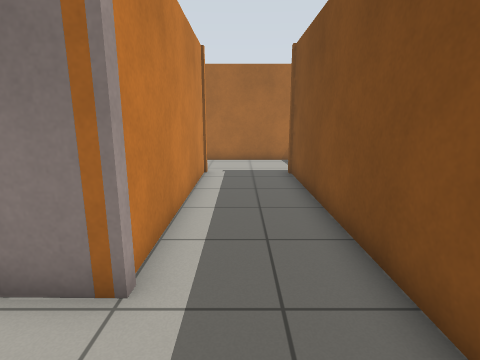
View 1 (above)

13 first-person views from a walk through a robot-simulator world made for Gazebo. The camera is 1.1 m above the floor, tilts 12° down and sees 80° across. The floor is counted in squares, 0.5 m on a side. Each view is taken from the middle of a square. On the plan, view 1 faces up. The plan holds only what a view shows up to about 17 squares ahead; the rest is blank.

View 2
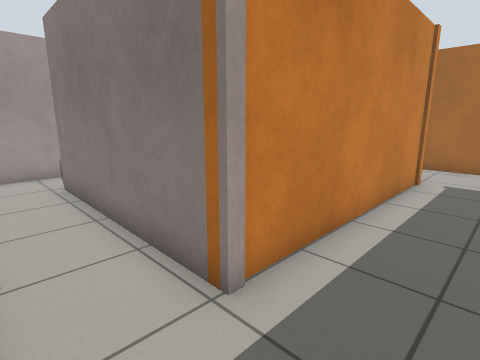

View 3
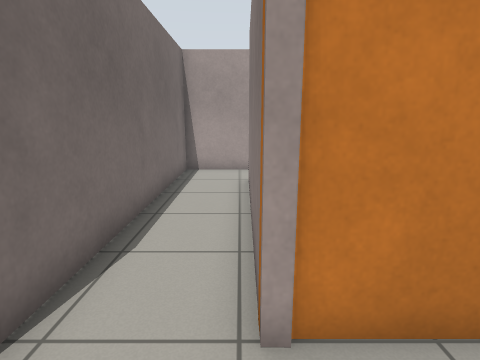

View 4
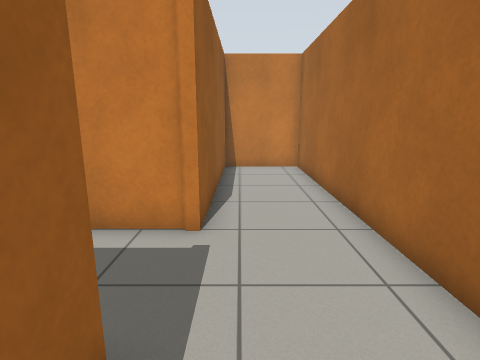

View 5
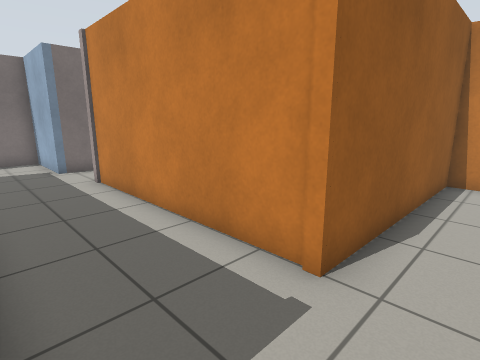

View 6
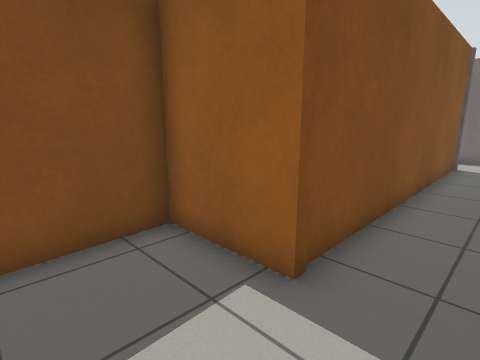

View 7
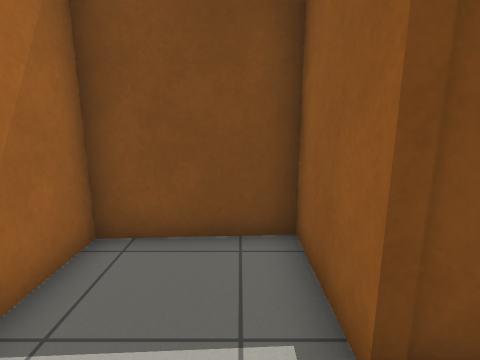

View 8
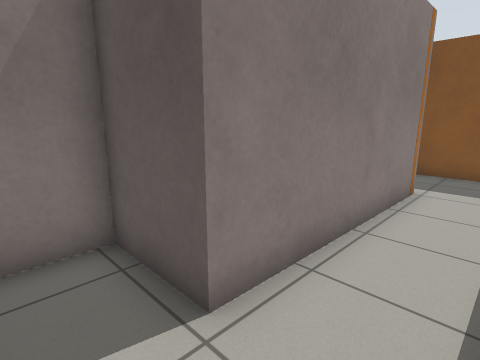

View 9
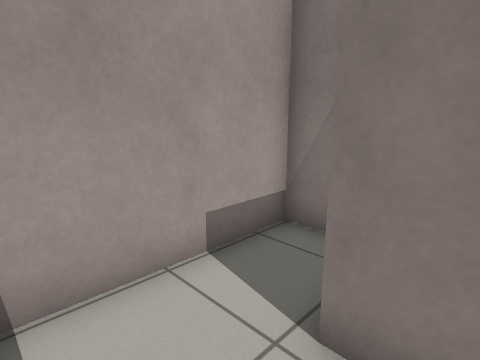

View 10
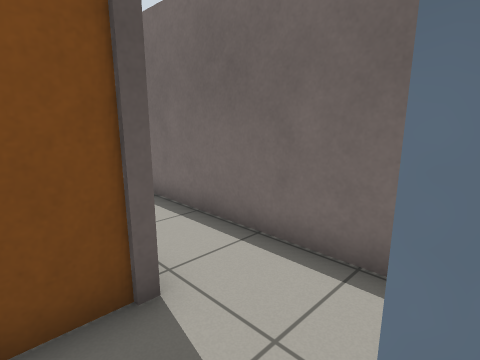

View 11
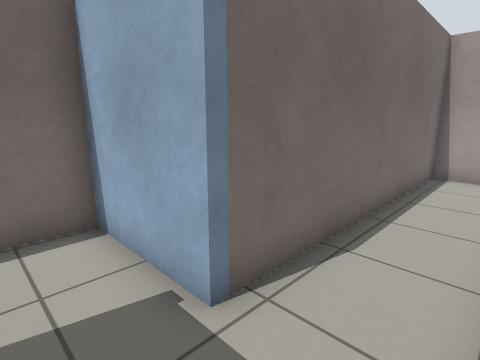

View 12
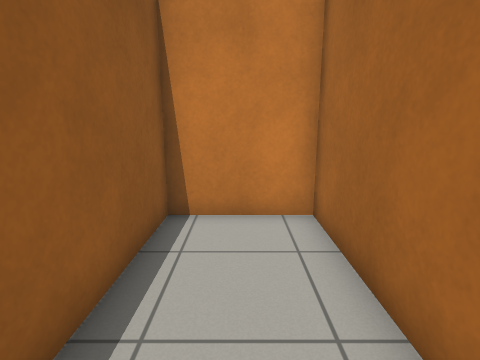

View 13
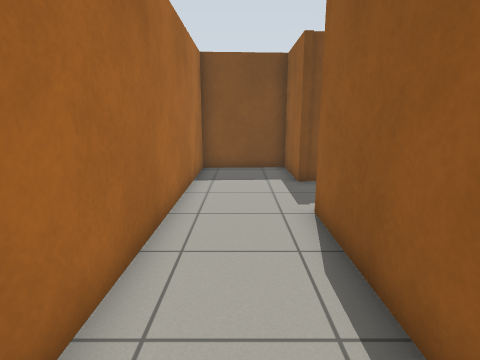

### Floor plan
Points are (right, up) in squares from view 1. A wall is a line through its corners. A room is listed if a view was taken in it or the views show most of it. See-through windows are left out.
Room 1 (views 1, 2, 3, 4, 5, 6, 7, 8, 9, 10, 11, 12, 13)
walls: (2.1, -0.6) (2.1, 11.9) (5.2, 11.9) (5, 15.7) (-9.4, 15.7) (-9.4, 12.3) (-1.5, 12.2) (-1.5, 3.2) (-9.2, 3.3) (-9.2, 6) (-11.6, 6) (-11.6, 0.6) (-0.9, 0.6) (-0.9, -0.4)
ways out: opening at (0.5, 0)

Positions as (right, up) in squares from view 1, and headings:
1: (0, 0), facing up
2: (1, 1), facing up-left
3: (1, 3), facing left
4: (4, 13), facing left
5: (2, 14), facing down-left
6: (0, 15), facing down-right
7: (0, 13), facing right
8: (-11, 1), facing up-right
9: (-8, 1), facing up-left
10: (-1, 1), facing down-right
11: (1, 3), facing down-left
12: (-3, 14), facing left
13: (-8, 14), facing right
